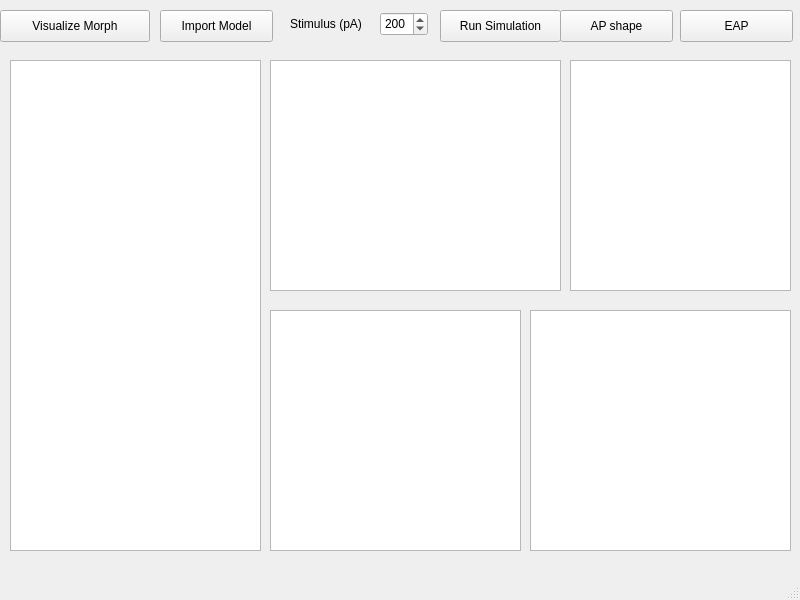
<?xml version="1.0" encoding="UTF-8"?>
<ui version="4.0">
 <class>MainWindow</class>
 <widget class="QMainWindow" name="MainWindow">
  <property name="geometry">
   <rect>
    <x>0</x>
    <y>0</y>
    <width>800</width>
    <height>600</height>
   </rect>
  </property>
  <property name="windowTitle">
   <string>MainWindow</string>
  </property>
  <widget class="QWidget" name="centralwidget">
   <widget class="QPushButton" name="RunSimulation">
    <property name="geometry">
     <rect>
      <x>440</x>
      <y>10</y>
      <width>121</width>
      <height>32</height>
     </rect>
    </property>
    <property name="text">
     <string>Run Simulation</string>
    </property>
   </widget>
   <widget class="QPushButton" name="vizMorph">
    <property name="geometry">
     <rect>
      <x>0</x>
      <y>10</y>
      <width>150</width>
      <height>32</height>
     </rect>
    </property>
    <property name="sizePolicy">
     <sizepolicy hsizetype="Fixed" vsizetype="Fixed">
      <horstretch>0</horstretch>
      <verstretch>0</verstretch>
     </sizepolicy>
    </property>
    <property name="text">
     <string>Visualize Morph</string>
    </property>
   </widget>
   <widget class="QPushButton" name="plotAPshape">
    <property name="geometry">
     <rect>
      <x>560</x>
      <y>10</y>
      <width>113</width>
      <height>32</height>
     </rect>
    </property>
    <property name="text">
     <string>AP shape</string>
    </property>
   </widget>
   <widget class="QPushButton" name="plotEAP">
    <property name="geometry">
     <rect>
      <x>680</x>
      <y>10</y>
      <width>113</width>
      <height>32</height>
     </rect>
    </property>
    <property name="text">
     <string>EAP</string>
    </property>
   </widget>
   <widget class="QPushButton" name="loadModel">
    <property name="geometry">
     <rect>
      <x>160</x>
      <y>10</y>
      <width>113</width>
      <height>32</height>
     </rect>
    </property>
    <property name="text">
     <string>Import Model</string>
    </property>
   </widget>
   <widget class="PlotWidget" name="morphview">
    <property name="geometry">
     <rect>
      <x>10</x>
      <y>60</y>
      <width>251</width>
      <height>491</height>
     </rect>
    </property>
   </widget>
   <widget class="PlotWidget" name="simview">
    <property name="geometry">
     <rect>
      <x>270</x>
      <y>60</y>
      <width>291</width>
      <height>231</height>
     </rect>
    </property>
   </widget>
   <widget class="PlotWidget" name="APshapeview">
    <property name="geometry">
     <rect>
      <x>570</x>
      <y>60</y>
      <width>221</width>
      <height>231</height>
     </rect>
    </property>
   </widget>
   <widget class="PlotWidget" name="EAPview">
    <property name="geometry">
     <rect>
      <x>270</x>
      <y>310</y>
      <width>251</width>
      <height>241</height>
     </rect>
    </property>
   </widget>
   <widget class="PlotWidget" name="Patchview">
    <property name="geometry">
     <rect>
      <x>530</x>
      <y>310</y>
      <width>261</width>
      <height>241</height>
     </rect>
    </property>
   </widget>
   <widget class="QSpinBox" name="stimAmp">
    <property name="geometry">
     <rect>
      <x>380</x>
      <y>12</y>
      <width>48</width>
      <height>24</height>
     </rect>
    </property>
    <property name="minimum">
     <number>-500</number>
    </property>
    <property name="maximum">
     <number>500</number>
    </property>
    <property name="value">
     <number>200</number>
    </property>
   </widget>
   <widget class="QLabel" name="stimLabel">
    <property name="geometry">
     <rect>
      <x>290</x>
      <y>14</y>
      <width>81</width>
      <height>20</height>
     </rect>
    </property>
    <property name="text">
     <string>Stimulus (pA)</string>
    </property>
   </widget>
  </widget>
  <widget class="QMenuBar" name="menubar">
   <property name="geometry">
    <rect>
     <x>0</x>
     <y>0</y>
     <width>800</width>
     <height>22</height>
    </rect>
   </property>
  </widget>
  <widget class="QStatusBar" name="statusbar"/>
 </widget>
 <customwidgets>
  <customwidget>
   <class>PlotWidget</class>
   <extends>QGraphicsView</extends>
   <header>pyqtgraph</header>
  </customwidget>
 </customwidgets>
 <resources/>
 <connections/>
</ui>
